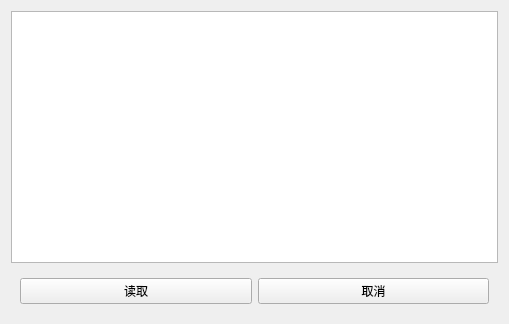
<?xml version="1.0" encoding="UTF-8"?>
<ui version="4.0">
 <class>file_browser</class>
 <widget class="QWidget" name="file_browser">
  <property name="geometry">
   <rect>
    <x>0</x>
    <y>0</y>
    <width>509</width>
    <height>324</height>
   </rect>
  </property>
  <property name="windowTitle">
   <string>Form</string>
  </property>
  <layout class="QVBoxLayout" name="verticalLayout">
   <item>
    <widget class="QTreeView" name="my_tree"/>
   </item>
   <item>
    <widget class="QWidget" name="widget" native="true">
     <layout class="QHBoxLayout" name="horizontalLayout">
      <item>
       <widget class="QPushButton" name="read_btn">
        <property name="text">
         <string>读取</string>
        </property>
       </widget>
      </item>
      <item>
       <widget class="QPushButton" name="cancel_btn">
        <property name="text">
         <string>取消</string>
        </property>
       </widget>
      </item>
     </layout>
    </widget>
   </item>
  </layout>
 </widget>
 <resources/>
 <connections/>
</ui>
